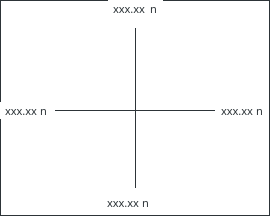
   <widget class="QFrame" name="xyfbg">
    <property name="geometry">
     <rect>
      <x>18</x>
      <y>574</y>
      <width>270</width>
      <height>216</height>
     </rect>
    </property>
    <property name="acceptDrops">
     <bool>false</bool>
    </property>
    <property name="autoFillBackground">
     <bool>false</bool>
    </property>
    <property name="styleSheet">
     <string notr="true">color:#2d3438;
background-color:transparent;</string>
    </property>
    <property name="frameShape">
     <enum>QFrame::Box</enum>
    </property>
    <property name="frameShadow">
     <enum>QFrame::Plain</enum>
    </property>
    <widget class="Line" name="yflabel">
     <property name="geometry">
      <rect>
       <x>135</x>
       <y>28</y>
       <width>1</width>
       <height>160</height>
      </rect>
     </property>
     <property name="minimumSize">
      <size>
       <width>1</width>
       <height>0</height>
      </size>
     </property>
     <property name="maximumSize">
      <size>
       <width>3</width>
       <height>16777215</height>
      </size>
     </property>
     <property name="styleSheet">
      <string notr="true">background-color:transparent;
color:#2d3438;
</string>
     </property>
     <property name="frameShadow">
      <enum>QFrame::Plain</enum>
     </property>
     <property name="lineWidth">
      <number>3</number>
     </property>
     <property name="orientation">
      <enum>Qt::Vertical</enum>
     </property>
    </widget>
    <widget class="Line" name="xflabel">
     <property name="geometry">
      <rect>
       <x>55</x>
       <y>108</y>
       <width>160</width>
       <height>5</height>
      </rect>
     </property>
     <property name="minimumSize">
      <size>
       <width>0</width>
       <height>0</height>
      </size>
     </property>
     <property name="maximumSize">
      <size>
       <width>16777215</width>
       <height>5</height>
      </size>
     </property>
     <property name="styleSheet">
      <string notr="true">background-color:transparent;
color:#2d3438;
</string>
     </property>
     <property name="frameShadow">
      <enum>QFrame::Plain</enum>
     </property>
     <property name="lineWidth">
      <number>1</number>
     </property>
     <property name="orientation">
      <enum>Qt::Horizontal</enum>
     </property>
    </widget>
    <widget class="QLabel" name="xf0">
     <property name="geometry">
      <rect>
       <x>0</x>
       <y>102</y>
       <width>53</width>
       <height>17</height>
      </rect>
     </property>
     <property name="font">
      <font>
       <family>HUN-din 1451</family>
       <pointsize>8</pointsize>
      </font>
     </property>
     <property name="styleSheet">
      <string notr="true">color:#2d3438; 
background-color:white;
padding: 2px;</string>
     </property>
     <property name="text">
      <string>xxx.xx</string>
     </property>
     <property name="alignment">
      <set>Qt::AlignLeading|Qt::AlignLeft|Qt::AlignVCenter</set>
     </property>
    </widget>
    <widget class="QLabel" name="label_29">
     <property name="geometry">
      <rect>
       <x>40</x>
       <y>102</y>
       <width>16</width>
       <height>17</height>
      </rect>
     </property>
     <property name="font">
      <font>
       <family>HUN-din 1451</family>
       <pointsize>8</pointsize>
      </font>
     </property>
     <property name="styleSheet">
      <string notr="true">color:#2d3438; 
background-color:transparent;</string>
     </property>
     <property name="text">
      <string>n</string>
     </property>
    </widget>
    <widget class="QLabel" name="yf0">
     <property name="geometry">
      <rect>
       <x>108</x>
       <y>0</y>
       <width>55</width>
       <height>17</height>
      </rect>
     </property>
     <property name="font">
      <font>
       <family>HUN-din 1451</family>
       <pointsize>8</pointsize>
      </font>
     </property>
     <property name="styleSheet">
      <string notr="true">color:#2d3438; 
background-color:white;
padding: 2px;</string>
     </property>
     <property name="text">
      <string>xxx.xx</string>
     </property>
     <property name="alignment">
      <set>Qt::AlignLeading|Qt::AlignLeft|Qt::AlignVCenter</set>
     </property>
    </widget>
    <widget class="QLabel" name="label_25">
     <property name="geometry">
      <rect>
       <x>150</x>
       <y>0</y>
       <width>16</width>
       <height>17</height>
      </rect>
     </property>
     <property name="font">
      <font>
       <family>HUN-din 1451</family>
       <pointsize>8</pointsize>
      </font>
     </property>
     <property name="styleSheet">
      <string notr="true">color:#2d3438; 
background-color:transparent;</string>
     </property>
     <property name="text">
      <string>n</string>
     </property>
    </widget>
    <widget class="QLabel" name="xf1">
     <property name="geometry">
      <rect>
       <x>216</x>
       <y>102</y>
       <width>53</width>
       <height>17</height>
      </rect>
     </property>
     <property name="font">
      <font>
       <family>HUN-din 1451</family>
       <pointsize>8</pointsize>
      </font>
     </property>
     <property name="styleSheet">
      <string notr="true">color:#2d3438; 
background-color:white;
padding: 2px;</string>
     </property>
     <property name="text">
      <string>xxx.xx</string>
     </property>
     <property name="alignment">
      <set>Qt::AlignLeading|Qt::AlignLeft|Qt::AlignVCenter</set>
     </property>
    </widget>
    <widget class="QLabel" name="label_30">
     <property name="geometry">
      <rect>
       <x>256</x>
       <y>102</y>
       <width>16</width>
       <height>17</height>
      </rect>
     </property>
     <property name="font">
      <font>
       <family>HUN-din 1451</family>
       <pointsize>8</pointsize>
      </font>
     </property>
     <property name="styleSheet">
      <string notr="true">color:#2d3438; 
background-color:transparent;</string>
     </property>
     <property name="text">
      <string>n</string>
     </property>
    </widget>
    <widget class="QLabel" name="yf1">
     <property name="geometry">
      <rect>
       <x>102</x>
       <y>194</y>
       <width>53</width>
       <height>17</height>
      </rect>
     </property>
     <property name="font">
      <font>
       <family>HUN-din 1451</family>
       <pointsize>8</pointsize>
      </font>
     </property>
     <property name="styleSheet">
      <string notr="true">color:#2d3438; 
background-color:white;
padding: 2px;</string>
     </property>
     <property name="text">
      <string>xxx.xx</string>
     </property>
     <property name="alignment">
      <set>Qt::AlignLeading|Qt::AlignLeft|Qt::AlignVCenter</set>
     </property>
    </widget>
    <widget class="QLabel" name="label_33">
     <property name="geometry">
      <rect>
       <x>142</x>
       <y>194</y>
       <width>16</width>
       <height>17</height>
      </rect>
     </property>
     <property name="font">
      <font>
       <family>HUN-din 1451</family>
       <pointsize>8</pointsize>
      </font>
     </property>
     <property name="styleSheet">
      <string notr="true">color:#2d3438; 
background-color:transparent;</string>
     </property>
     <property name="text">
      <string>n</string>
     </property>
    </widget>
   </widget>
